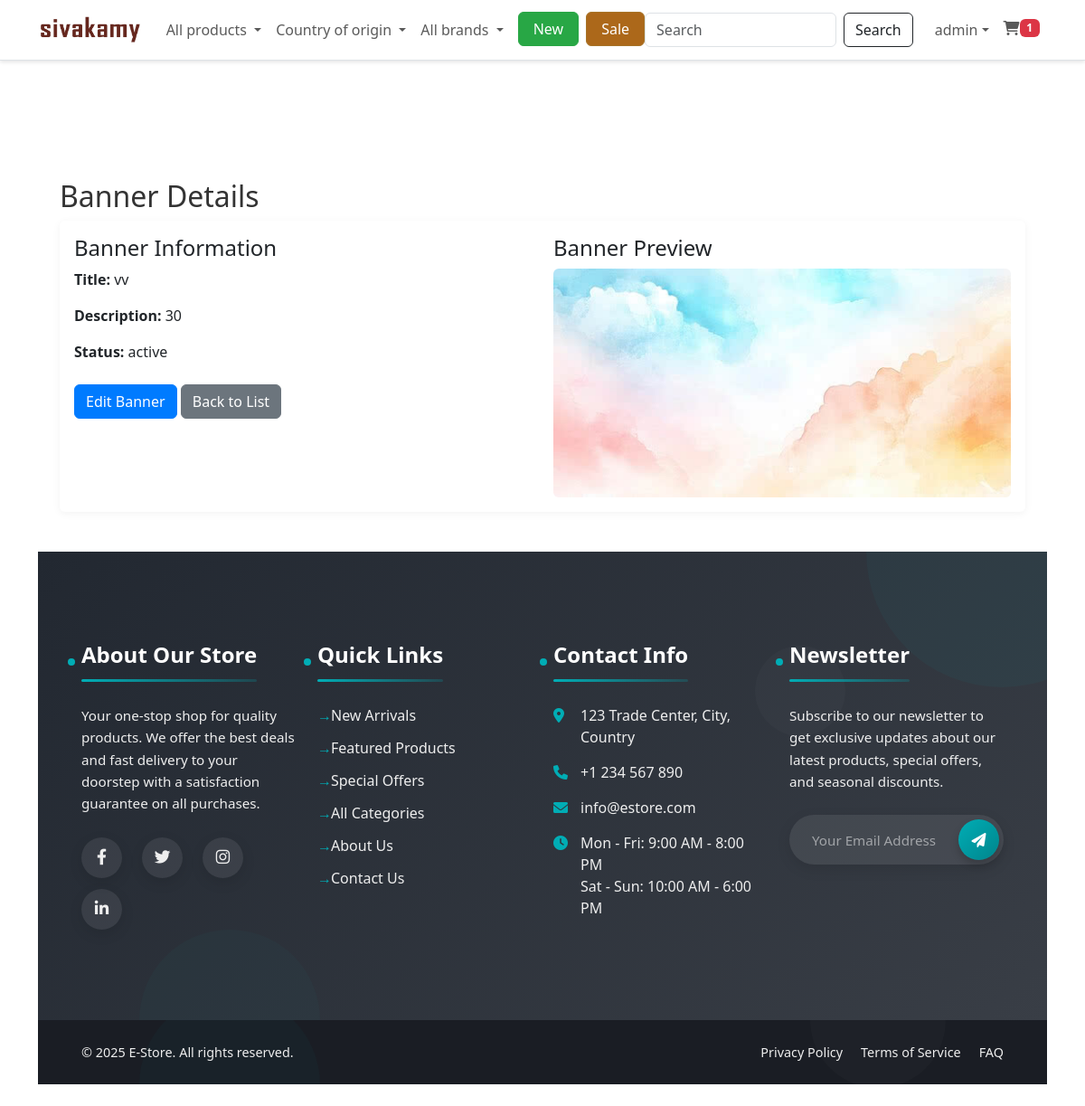
Screenshot of /?controller=banner&action=show&id=4 (signed in) with the database file from the repository.
### tables this page shows
CREATE TABLE IF NOT EXISTS `settings` (
  `id` int NOT NULL AUTO_INCREMENT,
  `key` varchar(100) NOT NULL,
  `value` text,
  `group` varchar(50) DEFAULT 'general',
  `created_at` timestamp NULL DEFAULT CURRENT_TIMESTAMP,
  `updated_at` timestamp NULL DEFAULT CURRENT_TIMESTAMP ON UPDATE CURRENT_TIMESTAMP,
  PRIMARY KEY (`id`),
  UNIQUE KEY `key` (`key`)
);

CREATE TABLE IF NOT EXISTS `banners` (
  `id` int NOT NULL AUTO_INCREMENT,
  `title` varchar(255) NOT NULL,
  `description` text,
  `image_url` varchar(255) NOT NULL,
  `status` enum('active','inactive') DEFAULT 'active',
  `created_at` timestamp NULL DEFAULT CURRENT_TIMESTAMP,
  `updated_at` timestamp NULL DEFAULT CURRENT_TIMESTAMP ON UPDATE CURRENT_TIMESTAMP,
  PRIMARY KEY (`id`)
);

### config/database.php (called while the page is built, shortened)
<?php
class Database {
    private $host = DB_HOST;
    private $user = DB_USER;
    private $pass = DB_PASS;
    private $dbname = DB_NAME;
    private $conn;
    private $stmt;
    public function __construct() {
        $dsn = 'mysql:host=' . $this->host . ';dbname=' . $this->dbname;
        $options = array(
            PDO::ATTR_PERSISTENT => true,
            PDO::ATTR_ERRMODE => PDO::ERRMODE_EXCEPTION,
            PDO::ATTR_DEFAULT_FETCH_MODE => PDO::FETCH_ASSOC,
            PDO::ATTR_EMULATE_PREPARES => false
        );
        try {
            $this->conn = new PDO($dsn, $this->user, $this->pass, $options);
        } catch(PDOException $e) {
            $this->error = $e->getMessage();
        }
    }
    public function query($query) {
        $this->stmt = null;
        try {
            $this->stmt = $this->conn->prepare($query);
            return true;
        } catch(PDOException $e) {
            $this->error = $e->getMessage();
            error_log('PDO Query Error: ' . $this->error . ' - Query: ' . $query);
            throw $e;
        }
    }
    public function bind($param, $value, $type = null) {
        if(is_null($type)) {
            switch(true) {
                case is_int($value):
                    $type = PDO::PARAM_INT;
                    break;
                default:
                    $type = PDO::PARAM_STR;
            }
        }
        try {
            $result = $this->stmt->bindValue($param, $value, $type);
            return true;
        } catch(PDOException $e) {
            $this->error = $e->getMessage();
            error_log('PDO Bind Error: ' . $this->error . ' - Param: ' . $param);
            return false;
        }
    }
    public function execute() {
        try {
            return $this->stmt->execute();
        } catch(PDOException $e) {
            $this->error = $e->getMessage();
            error_log('Execute Error: ' . $this->error);
            return false;
        }
    }
    public function single() {
        try {
            if(!$this->execute()) {
                return false;
            }
            return $this->stmt->fetch();
        } catch(PDOException $e) {
            $this->error = $e->getMessage();
            error_log('Single Error: ' . $this->error);
            return false;
        }
    }
}

### app/models/Model.php (called while the page is built, shortened)
<?php
require_once ROOT_PATH . 'config/database.php';
class Model {
    public function __construct() {
        try {
            $this->db = new Database();
        } catch (Exception $e) {
            error_log('Database connection error in Model: ' . $e->getMessage());
            throw new Exception('Failed to connect to database. Please check your configuration.');
        }
    }
}

### app/models/Setting.php (called while the page is built, shortened)
<?php
class Setting extends Model {
    protected $table = 'settings';
    public function getSetting($key, $default = null) {
        $sql = "SELECT value FROM {$this->table} WHERE `key` = :key";
        if(!$this->db->query($sql)) {
            $this->lastError = $this->db->getError();
            return $default;
        }
        $this->db->bind(':key', $key);
        $result = $this->db->single();
        return $result ? $result['value'] : $default;
    }
}

### app/helpers.php (called while the page is built, shortened)
<?php
function isLoggedIn() {
    if(isset($_SESSION['user_id'])) {
        return true;
    }
}

### app/models/Cart.php (called while the page is built, shortened)
<?php
class Cart extends Model {
    protected $table = 'cart';
    public function getCartCount($userId) {
        $this->db->query("SELECT COUNT(*) as count FROM {$this->table} WHERE user_id = :user_id");
        $this->db->bind(':user_id', $userId);
        $result = $this->db->single();
        return $result['count'];
    }
}

### app/models/Banner.php (called while the page is built, shortened)
<?php
class Banner {
    private $db;
    public function __construct($db) {
        $this->db = $db;
    }
    public function getById($id) {
        $sql = "SELECT * FROM banners WHERE id = :id";
        $conn = $this->db->getConnection();
        $stmt = $conn->prepare($sql);
        $stmt->execute([':id' => $id]);
        return $stmt->fetch();
    }
}

### app/views/banner/show.php (the view)
<?php
require_once __DIR__ . '/../customer/layouts/header.php';
?>
<div class="container mt-4">
    <div class="row">
        <div class="col-md-12">
            <h2>Banner Details</h2>
            <div class="card">
                <div class="card-body">
                    <div class="row">
                        <div class="col-md-6">
                            <h4>Banner Information</h4>
                            <div class="mb-3">
                                <strong>Title:</strong> <?php echo htmlspecialchars($banner['title']); ?>
                            </div>
                            <div class="mb-3">
                                <strong>Description:</strong> <?php echo nl2br(htmlspecialchars($banner['description'])); ?>
                            </div>
                            <div class="mb-3">
                                <strong>Status:</strong> <?php echo htmlspecialchars($banner['status']); ?>
                            </div>
                            <div class="mt-4">
                                <a href="?controller=banner&action=edit&id=<?php echo $banner['id']; ?>" class="btn btn-primary">Edit Banner</a>
                                <a href="?controller=banner" class="btn btn-secondary">Back to List</a>
                            </div>
                        </div>
                        <div class="col-md-6">
                            <h4>Banner Preview</h4>
                            <div class="text-center">
                                <img src="<?php echo BASE_URL . htmlspecialchars($banner['image_url']); ?>"
                                     alt="Banner Preview"
                                     class="img-fluid rounded"
                                     style="max-height: 500px; object-fit: contain;">
                            </div>
                        </div>
                    </div>
                </div>
            </div>
        </div>
    </div>
</div>
<?php
require_once __DIR__ . '/../customer/layouts/footer.php';
?>

### app/views/customer/layouts/header.php (shortened to what this page needs)
<!DOCTYPE html>
<html lang="en">
<head>
    <link href="https://cdn.jsdelivr.net/npm/bootstrap@5.3.0-alpha1/dist/css/bootstrap.min.css" rel="stylesheet">
    <link rel="stylesheet" href="https://cdnjs.cloudflare.com/ajax/libs/font-awesome/6.0.0/css/all.min.css">
    <link rel="stylesheet" href="https://cdnjs.cloudflare.com/ajax/libs/animate.css/4.1.1/animate.min.css">
    <link rel="stylesheet" href="<?php echo BASE_URL; ?>assets/css/style.css">
</head>
<body style="background-color: #fff;" class="mobile-nav-fixed d-flex flex-column min-vh-100">
    <?php
    $settingModel = new Setting();
    $siteLogo = $settingModel->getSetting('site_logo');
    $siteName = $settingModel->getSetting('site_name') ?: 'Sivakamy';
    ?>
    <nav class="navbar navbar-expand-lg navbar-light bg-white border-bottom d-none d-md-block">
        <div class="container">
            <a class="navbar-brand fw-bold" href="<?php echo BASE_URL; ?>">
                <?php if(!empty($siteLogo) && file_exists(UPLOAD_PATH . $siteLogo)): ?>
                    <img src="<?php echo BASE_URL . 'public/uploads/' . htmlspecialchars($siteLogo); ?>" alt="<?php echo htmlspecialchars($siteName); ?>" style="max-height: 40px;">
                <?php else: ?>
                    <?php echo htmlspecialchars($siteName); ?>
                <?php endif; ?>
            </a>
            <div class="collapse navbar-collapse" id="navbarSupportedContent">
                <ul class="navbar-nav me-auto mb-2 mb-lg-0">
                    <li class="nav-item dropdown">
                        <a class="nav-link dropdown-toggle" href="#" id="categoryDropdown" role="button" data-bs-toggle="dropdown" aria-expanded="false">
                            All products
                        </a>
                    </li>
                    <li class="nav-item dropdown">
                        <a class="nav-link dropdown-toggle" href="#" id="countryDropdown" role="button" data-bs-toggle="dropdown" aria-expanded="false">
                            Country of origin
                        </a>
                    </li>
                    <li class="nav-item dropdown">
                        <a class="nav-link dropdown-toggle" href="#" id="brandDropdown" role="button" data-bs-toggle="dropdown" aria-expanded="false">
                            All brands
                        </a>
                    </li>
                    <li class="nav-item ms-2">
                        <a href="#" class="btn btn-success px-3 fw-medium" style="background-color: #28a745; border-color: #28a745;">New </a>
                    </li>
                    <li class="nav-item ms-2">
                        <a href="#" class="btn btn-success px-3 fw-medium" style="background-color:rgb(172, 104, 26); border-color:rgb(167, 116, 40);">Sale</a>
                    </li>
                </ul>
                <div class="d-lg-flex flex-column flex-lg-row align-items-start align-items-lg-center mt-3 mt-lg-0">
                    <form class="d-none d-md-flex w-100 mb-3 mb-lg-0 me-lg-2" action="<?php echo BASE_URL; ?>?controller=product&action=search" method="GET">
                        <input class="form-control me-2" type="search" name="keyword" placeholder="Search" aria-label="Search">
                        <button class="btn btn-outline-dark" type="submit">Search</button>
                    </form>
                    <ul class="navbar-nav ms-lg-2">
                        <?php if(isLoggedIn()) : ?>
                            <li class="nav-item dropdown">
                                <a class="nav-link dropdown-toggle d-flex align-items-center" href="#" id="navbarDropdown" role="button" data-bs-toggle="dropdown" aria-expanded="false">
                                    <span><?php echo $_SESSION['user_name']; ?></span>
                                </a>
                            </li>
                        <?php endif; ?>
                        <li class="nav-item">
                            <a class="nav-link d-flex align-items-center" href="<?php echo BASE_URL; ?>?controller=cart">
                                <i class="fas fa-shopping-cart"></i>
                                <?php if(isLoggedIn()) : ?>
                                    <span class="badge bg-danger cart-count">
                                        <?php
                                            $cartModel = new Cart();
                                            echo $cartModel->getCartCount($_SESSION['user_id']);
                                        ?>
                                    </span>
                                <?php endif; ?>
                            </a>
                        </li>
                    </ul>
                </div>
            </div>
        </div>
    </nav>
    <main class="container py-4">
    <main class="container py-4">

### assets/css/style.css (style rules this page uses)
body { font-family: 'Segoe UI', Tahoma, Geneva, Verdana, sans-serif; color: #333; background-color: #f8f9fa; }
a { text-decoration: none; }
.navbar { box-shadow: 0 2px 4px rgba(0, 0, 0, 0.1); }
.navbar-brand { font-weight: bold; }
.card { transition: all 0.3s ease; border: none; box-shadow: 0 2px 10px rgba(0, 0, 0, 0.05); margin-bottom: 20px; }
.btn-primary { background-color: #007bff; border-color: #007bff; }

### app/views/customer/layouts/header.php (style rules this page uses)
body { padding-top: 70px !important; overflow-x: hidden; }
.navbar { position: fixed !important; top: 0; left: 0; right: 0; z-index: 1030; width: 100%; box-shadow: 0 2px 4px rgba(0,0,0,0.1); transition: all 0.3s ease; }
html { scroll-behavior: smooth; }
main { margin-top: 20px; }

### app/views/customer/layouts/footer.php (style rules this page uses)
html, body { height: 100%; margin: 0; }
body { display: flex; flex-direction: column; min-height: 100vh; }
main { flex: 1 0 auto; }

### rows the page displays
settings: value (picture)
banners: title "vv", description "30", status "active", image_url (picture)

### other values shown
$_SESSION['user_name'] "admin"
$cartModel->getCartCount($_SESSION['user_id']) "1"
